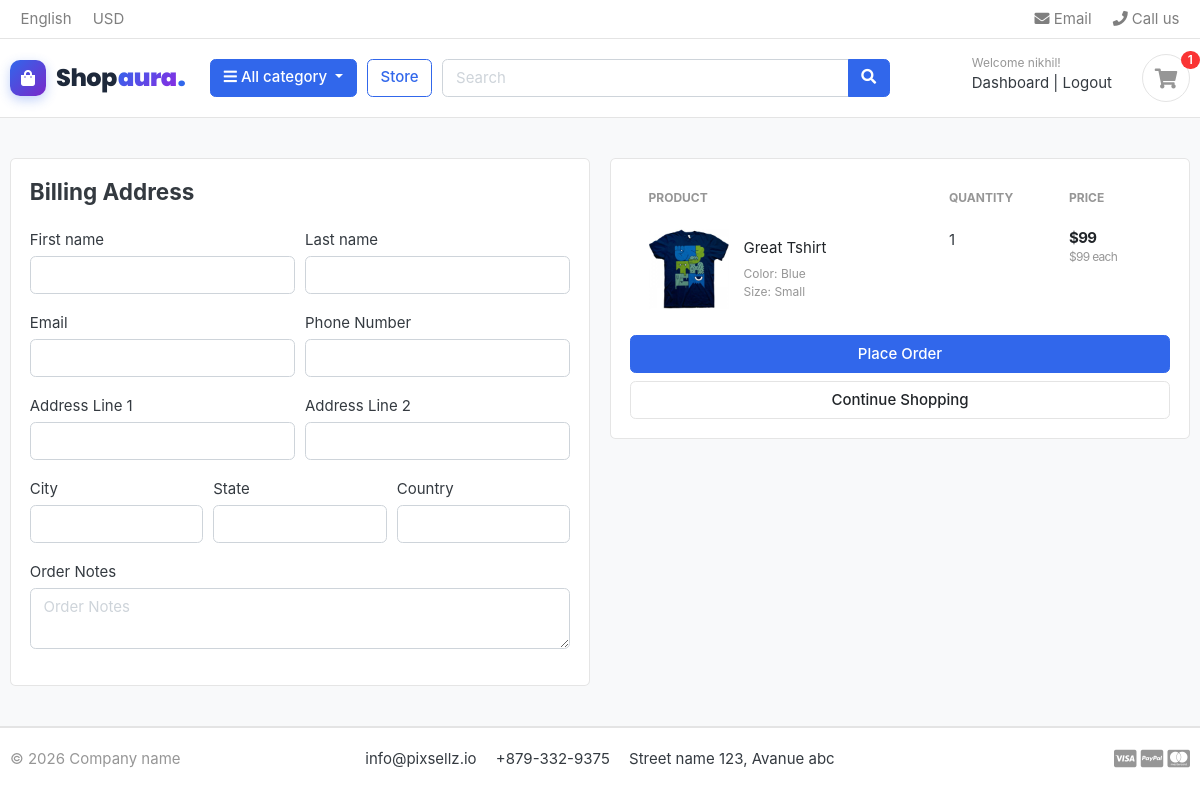
The app's page /cart/checkout/ (signed in) with its own data.
### accounts/models.py (models this page shows, shortened)
class Account(AbstractBaseUser):
    first_name   = models.CharField(max_length=50)
    last_name    = models.CharField(max_length=50)
    username     = models.CharField(max_length=50, unique=True)
    email        = models.EmailField(max_length=100, unique=True)
    phone_number = models.CharField(max_length=10)
    date_joined  = models.DateTimeField(auto_now_add=True)
    last_login   = models.DateTimeField(auto_now_add=True)
    is_admin     = models.BooleanField(default=False)
    is_staff     = models.BooleanField(default=False)
    is_active    = models.BooleanField(default=False)
    is_superadmin= models.BooleanField(default=False)
    USERNAME_FIELD  = 'email'
    REQUIRED_FIELDS = ['username', 'first_name', 'last_name']
    objects = MyAccountManager()

### carts/models.py (models this page shows, shortened)
class Cartitem(models.Model):
    user       = models.ForeignKey('accounts.Account', on_delete=models.CASCADE, null=True)
    product    = models.ForeignKey(Product, on_delete=models.CASCADE)
    variations = models.ManyToManyField(Variation, blank=True)
    cart       = models.ForeignKey(Cart, on_delete=models.CASCADE)
    quantity   = models.IntegerField()
    is_active  = models.BooleanField(default=True)
    def sub_total(self):
        return self.product.price * self.quantity

### store/models.py (models this page shows, shortened)
class Product(models.Model):
    product_name = models.CharField(max_length=200, unique=True)
    slug         = models.SlugField(max_length=200, unique=True)
    description  = models.TextField(max_length=500, blank=True)
    price        = models.IntegerField()
    images       = models.ImageField(upload_to='photos/products')
    stock        = models.IntegerField()
    is_available = models.BooleanField(default=True)
    category     = models.ForeignKey(Category, on_delete=models.CASCADE)
    created_date = models.DateTimeField(auto_now_add=True)
    modified_date= models.DateTimeField(auto_now=True)
    def get_url(self):
        return reverse('products_detail', args=[self.category.slug, self.slug])

class Variation(models.Model):
    product            = models.ForeignKey(Product, on_delete=models.CASCADE)
    variation_category = models.CharField(max_length=100, choices=variation_category_choice)
    variation_value    = models.CharField(max_length=100)
    is_active          = models.BooleanField(default=True)
    created_date       = models.DateTimeField(auto_now_add=True)
    objects = VariationManager()

### carts/views.py (the view)
# urls.py: path('checkout/', views.checkout, name='checkout'),
@login_required(login_url='signin')
def checkout(request, total=0, quantity=0, cart_items=None):
    tax = 0
    grand_total = 0
    try:
        if request.user.is_authenticated:
            cart_items = Cartitem.objects.filter(user=request.user, is_active=True)
        else:
            cart = Cart.objects.get(cart_id=_cart_id(request))
            cart_items = Cartitem.objects.filter(cart=cart, is_active=True)
        for cart_item in cart_items:
            total += (cart_item.product.price * cart_item.quantity)
            quantity += cart_item.quantity
        tax = (2 * total) / 100
        grand_total = total + tax
    except ObjectDoesNotExist:
        pass
    context = {
        'total': total,
        'quantity': quantity,
        'cart_items': cart_items,
        'tax': tax,
        'grand_total': grand_total,
    }
    return render(request, 'store/checkout.html', context)

### templates/store/checkout.html (shortened to what this page needs)
{% extends 'base.html' %}
{% load static %}
{% block content %}
<section class="section-content padding-y bg">
    <div class="container">
        <form action="{% url 'place_order' %}" method="POST">
        <div class="row">
            <aside class="col-lg-6">
                <div class="card">
                    <div class="card-body">
                        <h4 class="cart-title mb-4">Billing Address</h4>
                        <div class="form-row">
                            <div class="col form-group">
                                <label for="">First name </label>
                                <input type="text" name="first_name" class="form-control" placeholder="" required>
                            </div>
                            <div class="col form-group">
                                <label for="">Last name </label>
                                <input type="text" name="last_name" class="form-control" placeholder="" required>
                            </div>
                        </div>
                        <div class="form-row">
                            <div class="col form-group">
                                <label for="">Email </label>
                                <input type="email" name="email" class="form-control" placeholder="" required>
                            </div>
                            <div class="col form-group">
                                <label for="">Phone Number </label>
                                <input type="text" name="phone" class="form-control" placeholder="" required>
                            </div>
                        </div>
                        <div class="form-row">
                            <div class="col form-group">
                                <label for="">Address Line 1</label>
                                <input type="text" name="address_line_1" class="form-control" placeholder="" required>
                            </div>
                            <div class="col form-group">
                                <label for="">Address Line 2</label>
                                <input type="text" name="address_line_2" class="form-control" placeholder="">
                            </div>
                        </div>
                        <div class="form-row">
                            <div class="col form-group">
                                <label for="">City</label>
                                <input type="text" name="city" class="form-control" placeholder="" required>
                            </div>
                            <div class="col form-group">
                                <label for="">State</label>
                                <input type="text" name="state" class="form-control" placeholder="" required>
                            </div>
                            <div class="col form-group">
                                <label for="">Country</label>
                                <input type="text" name="country" class="form-control" placeholder="" required>
                            </div>
                        </div>
                        <div class="form-group">
                            <label for="">Order Notes</label>
                            <textarea name="order_note" class="form-control" placeholder="Order Notes"></textarea>
                        </div>
                    </div>
                </div>
            </aside>
            <aside class="col-lg-6">
                <div class="card">
                    <div class="card-body">
                        <table class="table table-borderless table-shopping-cart">
                            <thead class="text-muted">
                                <tr class="small text-uppercase">
                                    <th scope="col">Product</th>
                                    <th scope="col" width="120">Quantity</th>
                                    <th scope="col" width="120">Price</th>
                                </tr>
                            </thead>
                            <tbody>
                                {% for cart_item in cart_items %}
                                <tr>
                                    <td>
                                        <figure class="itemside align-items-center">
                                            <div class="aside">
                                                <img src="{{ cart_item.product.images.url }}" class="img-sm"
                                                    alt="{{ cart_item.product.product_name }}">
                                            </div>
                                            <figcaption class="info">
                                                <a href="{{ cart_item.product.get_url }}" class="title text-dark">{{ cart_item.product.product_name }}</a>
                                                <p class="text-muted small">
                                                    {% if cart_item.variations.all %}
                                                        {% for item in cart_item.variations.all %}
                                                            {{ item.variation_category | capfirst }}: {{ item.variation_value | capfirst }}<br>
                                                        {% endfor %}
                                                    {% endif %}
                                                </p>
                                            </figcaption>
                                        </figure>
                                    </td>
                                    <td>
                                        <label for="">{{ cart_item.quantity }}</label>
                                    </td>
                                    <td>
                                        <div class="price-wrap">
                                            <var class="price">${{ cart_item.sub_total }}</var>
                                            <small class="text-muted">${{ cart_item.product.price }} each</small>
                                        </div>
                                    </td>
                                </tr>
                                {% endfor %}
                            </tbody>
                        </table>
                        <button type="submit" name="submit" class="btn btn-primary btn-block">Place Order</button>
                        <a href="{% url 'store' %}" class="btn btn-light btn-block">Continue Shopping</a>
                    </div>
                </div>
            </aside>
        </div>
        </form>
    </div>
</section>
{% endblock %}

### templates/includes/navbar.html (shortened to what this page needs)
<header class="section-header">
	<nav class="navbar p-md-0 navbar-expand-sm navbar-light border-bottom">
		<div class="container">
			<div class="collapse navbar-collapse" id="navbarTop4">
				<ul class="navbar-nav mr-auto">
					<li class="nav-item dropdown">
						<a href="#" class="nav-link"> English </a>
					</li>
					<li class="nav-item dropdown">
						<a href="#" class="nav-link"> USD </a>
					</li>
				</ul>
				<ul class="navbar-nav">
					<li><a href="#" class="nav-link"> <i class="fa fa-envelope"></i> Email </a></li>
					<li><a href="#" class="nav-link"> <i class="fa fa-phone"></i> Call us </a></li>
				</ul>
			</div>
		</div>
	</nav>
	<section class="header-main border-bottom">
		<div class="container">
			<div class="row align-items-center">
				<div class="col-lg-2 col-md-3 col-6">
					<a href="{% url 'home' %}" class="brand-wrap brand-logo-wrap">
						<span class="brand-icon">
							<i class="fa fa-shopping-bag"></i>
						</span>
						<span class="brand-text">
							Shop<span class="brand-aura">aura</span><span class="brand-dot">.</span>
						</span>
					</a>
				</div>
				<div class="col-lg col-sm col-md col-6 flex-grow-0">
					<div class="category-wrap dropdown d-inline-block float-right">
						<button type="button" class="btn btn-primary dropdown-toggle" data-toggle="dropdown">
							<i class="fa fa-bars"></i> All category
						</button>
					</div>
				</div>
				<a href="{% url 'store' %}" class="btn btn-outline-primary">Store</a>
				<div class="col-lg col-md-6 col-sm-12 col">
					<form action="{% url 'search' %}" class="search" method="GET">
						<div class="input-group w-100">
							<input type="text" class="form-control" style="width:60%;" placeholder="Search" name="keyword">
							<div class="input-group-append">
								<button class="btn btn-primary" type="submit">
									<i class="fa fa-search"></i>
								</button>
							</div>
						</div>
					</form>
				</div>
				<div class="col-lg-3 col-sm-6 col-8 order-2 order-lg-3">
					<div class="d-flex justify-content-end mb-3 mb-lg-0">
						{% if user.id is None %}
						<div class="widget-header">
							<small class="title text-muted">Welcome guest!</small>
							<div>
								<a href="{% url 'signin' %}">Sign in</a> <span class="dark-transp"> | </span>
								<a href="{% url 'register' %}">Register</a>
							</div>
						</div>
						{% else %}
						<div class="widget-header">
							<small class="title text-muted">Welcome {{ user.first_name }}!</small>
							<div>
								<a href="{% url 'dashboard' %}">Dashboard</a> <span class="dark-transp"> | </span>
								<a href="{% url 'logout' %}">Logout</a>
							</div>
						</div>
						{% endif %}
						<a href="{% url 'cart' %}" class="widget-header pl-3 ml-3">
							<div class="icon icon-sm rounded-circle border"><i class="fa fa-shopping-cart"></i></div>
							<span class="badge badge-pill badge-danger notify">{{ cart_count }}</span>
						</a>
					</div>
				</div>
			</div>
		</div>
	</section>
</header>

### records on screen
Account: first_name "nikhil"
Cartitem: product.images (picture), product.product_name "Great Tshirt", quantity "1", sub_total "99", product.price "99"
Variation: variation_category "Color", variation_value "Blue"
Variation: variation_category "Size", variation_value "Small"

### other values on screen
{{ cart_count }} "1"
